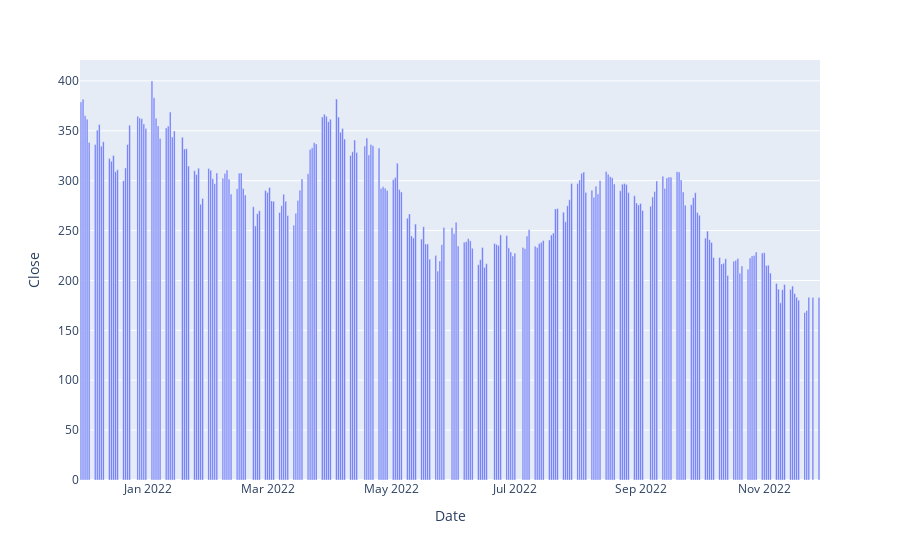

Source (notebook cell):
### Code cell
figure = px.bar(data, x = 'Date', y = 'Close')
figure.show()

### Figure 1 — Plotly figure (JSON) as saved in the notebook; plotly's stock layout.template omitted (floating-point values rounded to 4 significant figures; data arrays with more than 128 entries replaced by an {"elided": "..."} marker saying what was removed)
{"data": [{"alignmentgroup": "True", "hovertemplate": "Date=%{x}<br>Close=%{y}<extra></extra>", "legendgroup": "", "marker": {"color": "#636efa", "pattern": {"shape": ""}}, "name": "", "offsetgroup": "", "orientation": "v", "showlegend": false, "textposition": "auto", "type": "bar", "x": {"elided": "252 str values"}, "xaxis": "x", "y": {"elided": "252 float values"}, "yaxis": "y"}], "layout": {"barmode": "relative", "legend": {"tracegroupgap": 0}, "margin": {"t": 60}, "xaxis": {"anchor": "y", "domain": [0, 1], "title": {"text": "Date"}}, "yaxis": {"anchor": "x", "domain": [0, 1], "title": {"text": "Close"}}}}
